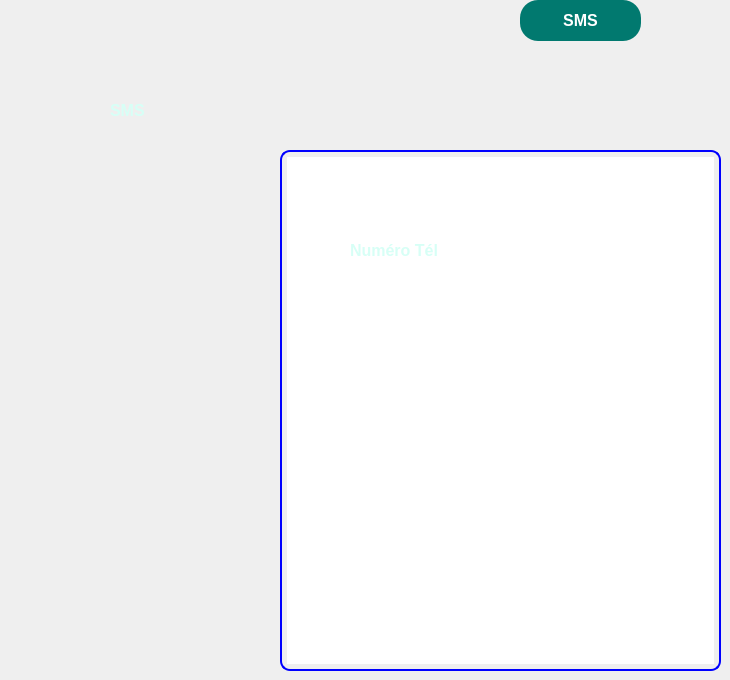
     <widget class="QWidget" name="HOME">
      <property name="styleSheet">
       <string notr="true">color: rgb(215, 255, 246);</string>
      </property>
      <widget class="QLabel" name="label_17">
       <property name="geometry">
        <rect>
         <x>110</x>
         <y>100</y>
         <width>221</width>
         <height>20</height>
        </rect>
       </property>
       <property name="font">
        <font>
         <pointsize>12</pointsize>
         <bold>true</bold>
        </font>
       </property>
       <property name="text">
        <string>SMS</string>
       </property>
      </widget>
      <widget class="QListWidget" name="listWidget_4">
       <property name="geometry">
        <rect>
         <x>280</x>
         <y>150</y>
         <width>441</width>
         <height>521</height>
        </rect>
       </property>
       <property name="styleSheet">
        <string notr="true">QListWidget {
    border: 2px solid blue;    /* Bordure bleue */
    border-radius: 10px;        /* Coins arrondis */
    padding: 5px;               /* Un peu d'espace à l'intérieur */
}
</string>
       </property>
      </widget>
      <widget class="QPushButton" name="SuppButton_13">
       <property name="geometry">
        <rect>
         <x>520</x>
         <y>0</y>
         <width>121</width>
         <height>41</height>
        </rect>
       </property>
       <property name="font">
        <font>
         <pointsize>-1</pointsize>
         <bold>true</bold>
         <kerning>false</kerning>
        </font>
       </property>
       <property name="styleSheet">
        <string notr="true">QPushButton#SuppButton_13 {
    background-color: rgb(1, 121, 111); /* Vert sapin */
    color: white;
    font-size: 16px;
    font-weight: bold;
    border-radius: 18px; /* La moitié de la taille pour un cercle */
    border: none;
    transition: all 0.3s ease-in-out;
    text-align: center;
}

QPushButton#SuppButton_13:hover {
    background-color: rgb(3, 150, 138); /* Vert sapin plus clair au survol */
    box-shadow: 0px 3px 8px rgba(1, 121, 111, 0.4);
}

QPushButton#SuppButton_13 :pressed {
    background-color: rgb(0, 100, 92); /* Vert sapin plus foncé*/
    box-shadow: 0px 2px 5px rgba(1, 121, 111, 0.5);
}</string>
       </property>
       <property name="text">
        <string>SMS</string>
       </property>
       <property name="icon">
        <iconset theme="QIcon::ThemeIcon::ListRemove"/>
       </property>
      </widget>
      <widget class="QLabel" name="label_49">
       <property name="geometry">
        <rect>
         <x>350</x>
         <y>240</y>
         <width>141</width>
         <height>20</height>
        </rect>
       </property>
       <property name="font">
        <font>
         <pointsize>12</pointsize>
         <bold>true</bold>
        </font>
       </property>
       <property name="text">
        <string>Numéro Tél</string>
       </property>
      </widget>
     </widget>
